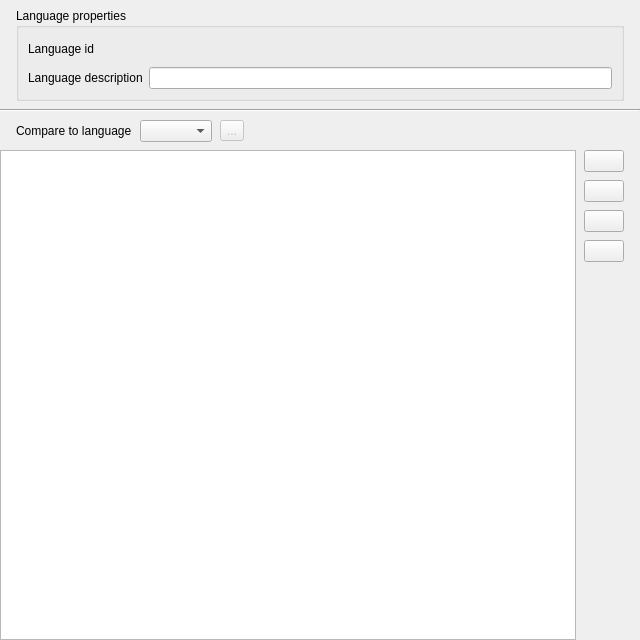
<?xml version="1.0" encoding="UTF-8"?>
<ui version="4.0">
 <class>SolarusEditor::StringsEditor</class>
 <widget class="QWidget" name="SolarusEditor::StringsEditor">
  <property name="geometry">
   <rect>
    <x>0</x>
    <y>0</y>
    <width>640</width>
    <height>640</height>
   </rect>
  </property>
  <property name="windowTitle">
   <string>Strings editor</string>
  </property>
  <layout class="QVBoxLayout" name="verticalLayout" stretch="0,0,0,1">
   <property name="spacing">
    <number>0</number>
   </property>
   <property name="leftMargin">
    <number>0</number>
   </property>
   <property name="topMargin">
    <number>0</number>
   </property>
   <property name="rightMargin">
    <number>0</number>
   </property>
   <property name="bottomMargin">
    <number>0</number>
   </property>
   <item>
    <layout class="QVBoxLayout" name="verticalLayout_2">
     <property name="leftMargin">
      <number>16</number>
     </property>
     <property name="topMargin">
      <number>8</number>
     </property>
     <property name="rightMargin">
      <number>16</number>
     </property>
     <property name="bottomMargin">
      <number>8</number>
     </property>
     <item>
      <widget class="QGroupBox" name="language_properties_group_box">
       <property name="sizePolicy">
        <sizepolicy hsizetype="Preferred" vsizetype="Minimum">
         <horstretch>0</horstretch>
         <verstretch>0</verstretch>
        </sizepolicy>
       </property>
       <property name="title">
        <string>Language properties</string>
       </property>
       <layout class="QFormLayout" name="formLayout">
        <item row="0" column="0">
         <widget class="QLabel" name="language_id_label">
          <property name="toolTip">
           <string/>
          </property>
          <property name="text">
           <string>Language id</string>
          </property>
         </widget>
        </item>
        <item row="0" column="1">
         <widget class="QLabel" name="language_id_field">
          <property name="minimumSize">
           <size>
            <width>0</width>
            <height>24</height>
           </size>
          </property>
          <property name="toolTip">
           <string>Folder name of the language</string>
          </property>
          <property name="text">
           <string/>
          </property>
          <property name="textInteractionFlags">
           <set>Qt::TextInteractionFlag::LinksAccessibleByMouse|Qt::TextInteractionFlag::TextSelectableByMouse</set>
          </property>
         </widget>
        </item>
        <item row="1" column="0">
         <widget class="QLabel" name="description_label">
          <property name="text">
           <string>Language description</string>
          </property>
         </widget>
        </item>
        <item row="1" column="1">
         <widget class="QLineEdit" name="description_field">
          <property name="toolTip">
           <string>User-friendly description to show in the editor</string>
          </property>
         </widget>
        </item>
       </layout>
      </widget>
     </item>
    </layout>
   </item>
   <item>
    <widget class="Line" name="line">
     <property name="orientation">
      <enum>Qt::Orientation::Horizontal</enum>
     </property>
    </widget>
   </item>
   <item>
    <layout class="QHBoxLayout" name="translation_layout">
     <property name="spacing">
      <number>8</number>
     </property>
     <property name="leftMargin">
      <number>16</number>
     </property>
     <property name="topMargin">
      <number>8</number>
     </property>
     <property name="rightMargin">
      <number>16</number>
     </property>
     <property name="bottomMargin">
      <number>8</number>
     </property>
     <item>
      <widget class="QLabel" name="translation_label">
       <property name="text">
        <string>Compare to language</string>
       </property>
      </widget>
     </item>
     <item>
      <widget class="SolarusEditor::ResourceSelector" name="translation_field"/>
     </item>
     <item>
      <widget class="QToolButton" name="translation_refresh_button">
       <property name="enabled">
        <bool>false</bool>
       </property>
       <property name="toolTip">
        <string>Refresh language</string>
       </property>
       <property name="text">
        <string>...</string>
       </property>
       <property name="icon">
        <iconset resource="../../resources/images.qrc">
         <normaloff>:/images/icon_refresh.svg</normaloff>:/images/icon_refresh.svg</iconset>
       </property>
      </widget>
     </item>
     <item>
      <spacer name="horizontalSpacer">
       <property name="orientation">
        <enum>Qt::Orientation::Horizontal</enum>
       </property>
       <property name="sizeHint" stdset="0">
        <size>
         <width>0</width>
         <height>0</height>
        </size>
       </property>
      </spacer>
     </item>
    </layout>
   </item>
   <item>
    <layout class="QHBoxLayout" name="strings_layout">
     <property name="spacing">
      <number>8</number>
     </property>
     <property name="leftMargin">
      <number>0</number>
     </property>
     <property name="topMargin">
      <number>0</number>
     </property>
     <property name="rightMargin">
      <number>16</number>
     </property>
     <property name="bottomMargin">
      <number>0</number>
     </property>
     <item>
      <widget class="SolarusEditor::StringsTreeView" name="strings_tree_view">
       <property name="alternatingRowColors">
        <bool>true</bool>
       </property>
       <property name="allColumnsShowFocus">
        <bool>true</bool>
       </property>
      </widget>
     </item>
     <item>
      <layout class="QVBoxLayout" name="boutton_layout">
       <property name="leftMargin">
        <number>0</number>
       </property>
       <property name="topMargin">
        <number>0</number>
       </property>
       <property name="rightMargin">
        <number>0</number>
       </property>
       <property name="bottomMargin">
        <number>0</number>
       </property>
       <item>
        <widget class="QPushButton" name="create_button">
         <property name="toolTip">
          <string>Add</string>
         </property>
         <property name="text">
          <string/>
         </property>
         <property name="icon">
          <iconset resource="../../resources/images.qrc">
           <normaloff>:/images/icon_add.svg</normaloff>:/images/icon_add.svg</iconset>
         </property>
        </widget>
       </item>
       <item>
        <widget class="QPushButton" name="set_key_button">
         <property name="sizePolicy">
          <sizepolicy hsizetype="Fixed" vsizetype="Fixed">
           <horstretch>0</horstretch>
           <verstretch>0</verstretch>
          </sizepolicy>
         </property>
         <property name="toolTip">
          <string>Change key</string>
         </property>
         <property name="text">
          <string/>
         </property>
         <property name="icon">
          <iconset resource="../../resources/images.qrc">
           <normaloff>:/images/icon_rename.svg</normaloff>:/images/icon_rename.svg</iconset>
         </property>
        </widget>
       </item>
       <item>
        <widget class="QPushButton" name="duplicate_button">
         <property name="sizePolicy">
          <sizepolicy hsizetype="Fixed" vsizetype="Fixed">
           <horstretch>0</horstretch>
           <verstretch>0</verstretch>
          </sizepolicy>
         </property>
         <property name="toolTip">
          <string>Duplicate string(s)</string>
         </property>
         <property name="text">
          <string/>
         </property>
         <property name="icon">
          <iconset resource="../../resources/images.qrc">
           <normaloff>:/images/icon_copy.svg</normaloff>:/images/icon_copy.svg</iconset>
         </property>
        </widget>
       </item>
       <item>
        <widget class="QPushButton" name="delete_button">
         <property name="sizePolicy">
          <sizepolicy hsizetype="Fixed" vsizetype="Fixed">
           <horstretch>0</horstretch>
           <verstretch>0</verstretch>
          </sizepolicy>
         </property>
         <property name="toolTip">
          <string>Delete</string>
         </property>
         <property name="text">
          <string/>
         </property>
         <property name="icon">
          <iconset resource="../../resources/images.qrc">
           <normaloff>:/images/icon_delete.svg</normaloff>:/images/icon_delete.svg</iconset>
         </property>
        </widget>
       </item>
       <item>
        <spacer name="vertical_spacer">
         <property name="orientation">
          <enum>Qt::Orientation::Vertical</enum>
         </property>
         <property name="sizeHint" stdset="0">
          <size>
           <width>0</width>
           <height>0</height>
          </size>
         </property>
        </spacer>
       </item>
      </layout>
     </item>
    </layout>
   </item>
  </layout>
 </widget>
 <customwidgets>
  <customwidget>
   <class>SolarusEditor::ResourceSelector</class>
   <extends>QComboBox</extends>
   <header>include/widgets/resource_selector.h</header>
  </customwidget>
  <customwidget>
   <class>SolarusEditor::StringsTreeView</class>
   <extends>QTreeView</extends>
   <header>widgets/strings_tree_view.h</header>
  </customwidget>
 </customwidgets>
 <resources>
  <include location="../../resources/images.qrc"/>
 </resources>
 <connections/>
</ui>
